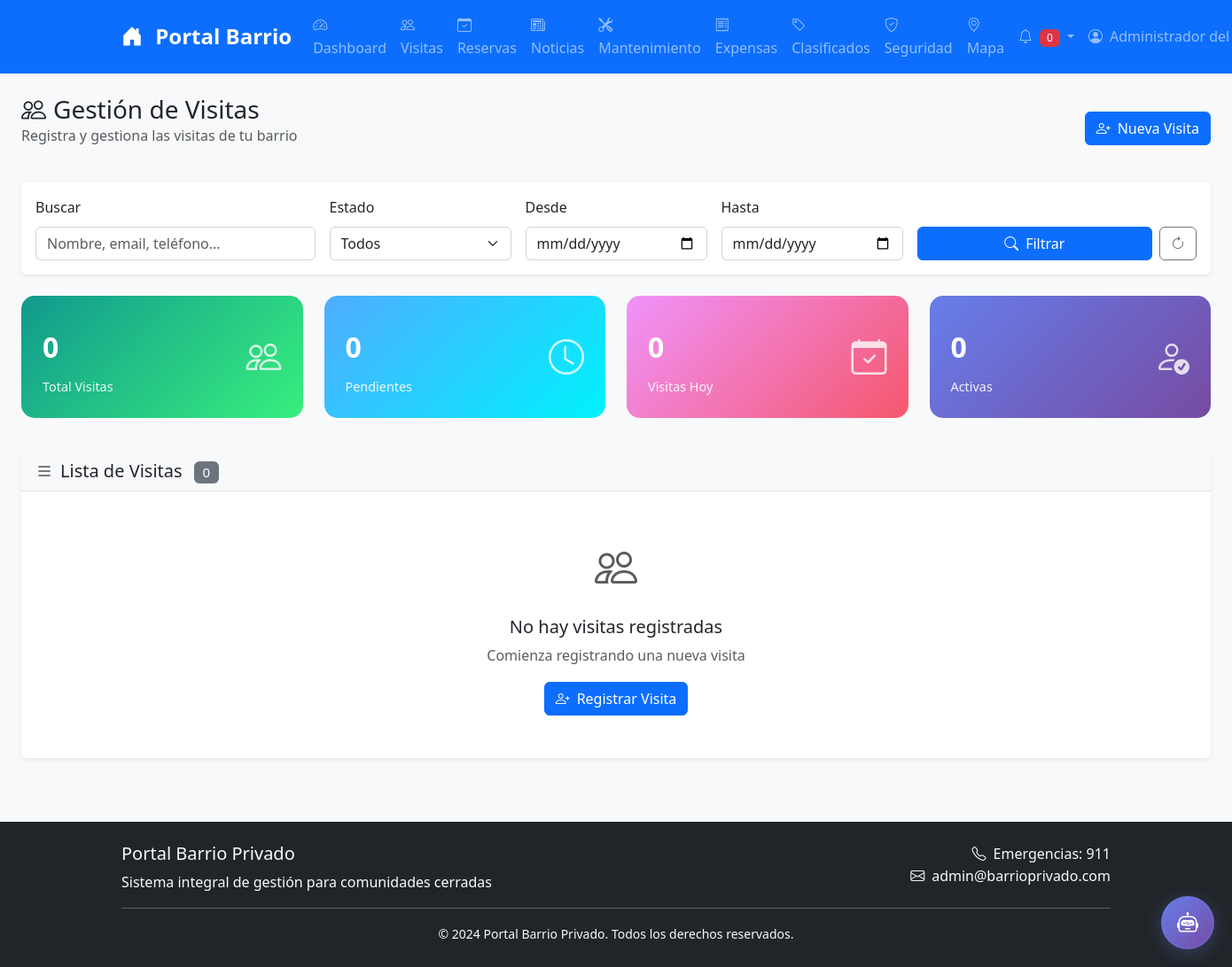
Before: /visits/ (signed in) with the older database file.
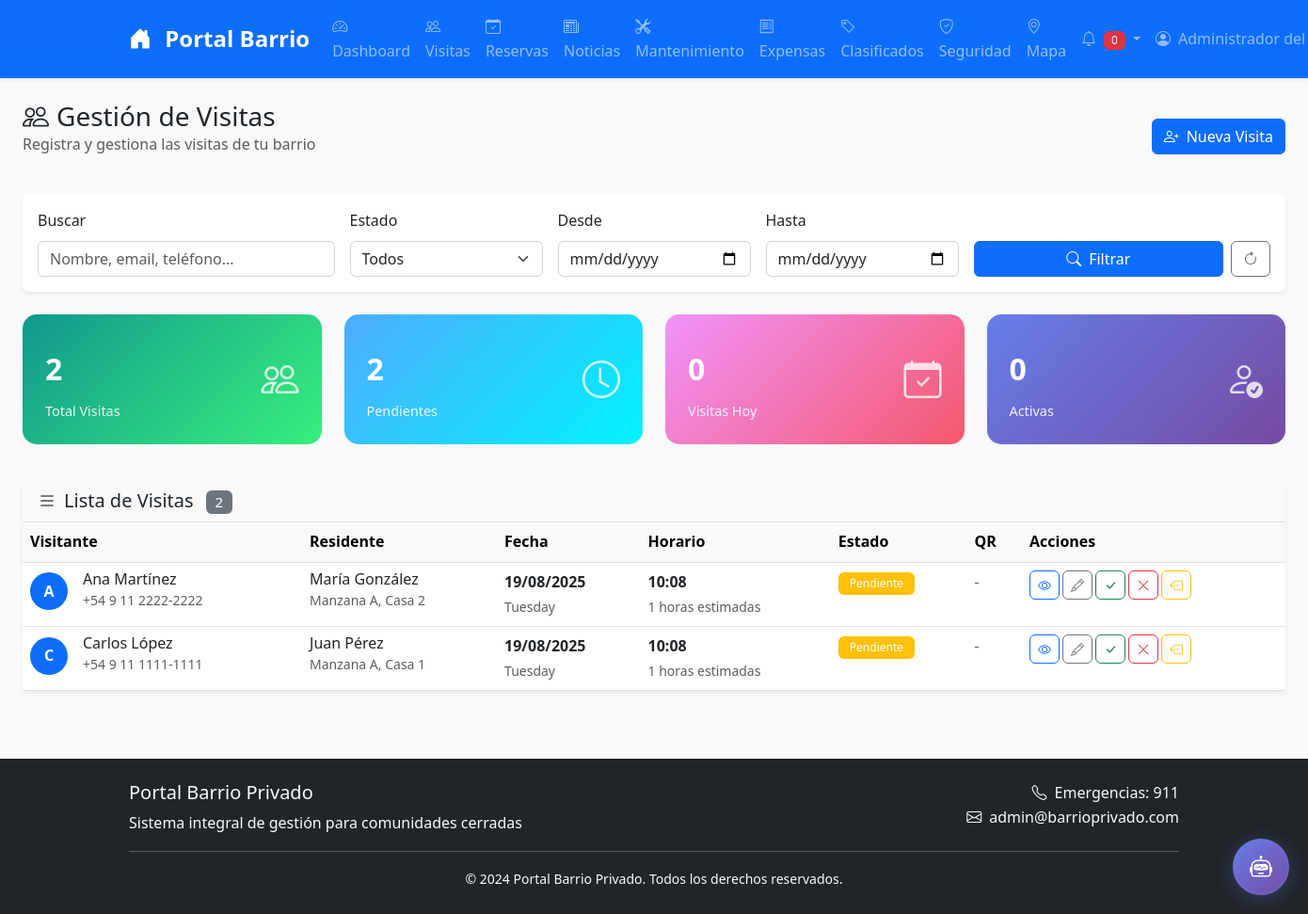
After: the same page with the newer database file.
### models.py (models this page shows, shortened)
class Visit(db.Model):
    __tablename__ = 'visits'
    id = db.Column(db.Integer, primary_key=True)
    visitor_name = db.Column(db.String(100), nullable=False)
    visitor_phone = db.Column(db.String(20))
    visitor_document = db.Column(db.String(20))
    vehicle_plate = db.Column(db.String(20))
    resident_id = db.Column(db.Integer, db.ForeignKey('users.id'), nullable=False)
    entry_time = db.Column(db.DateTime)
    exit_time = db.Column(db.DateTime)
    estimated_duration = db.Column(db.Integer, default=1)  # horas
    visit_purpose = db.Column(db.String(200))
    notes = db.Column(db.Text)
    qr_code = db.Column(db.Text)
    qr_code_id = db.Column(db.String(50), unique=True)
    status = db.Column(db.String(20), default='pending')  # pending, active, completed, cancelled
    notify_security = db.Column(db.Boolean, default=True)
    security_notified = db.Column(db.Boolean, default=False)
    created_at = db.Column(db.DateTime, default=datetime.utcnow)
    updated_at = db.Column(db.DateTime, default=datetime.utcnow, onupdate=datetime.utcnow)

class User(UserMixin, db.Model):
    __tablename__ = 'users'
    id = db.Column(db.Integer, primary_key=True)
    username = db.Column(db.String(80), unique=True, nullable=False, index=True)
    email = db.Column(db.String(120), unique=True, nullable=False, index=True)
    password_hash = db.Column(db.String(255), nullable=False)
    name = db.Column(db.String(100), nullable=False)
    role = db.Column(db.String(20), default='resident')  # resident, admin, security, maintenance
    address = db.Column(db.String(200))
    phone = db.Column(db.String(20))
    emergency_contact = db.Column(db.String(200))
    is_active = db.Column(db.Boolean, default=True)
    email_verified = db.Column(db.Boolean, default=False)
    phone_verified = db.Column(db.Boolean, default=False)
    profile_image = db.Column(db.String(200))
    created_at = db.Column(db.DateTime, default=datetime.utcnow)
    updated_at = db.Column(db.DateTime, default=datetime.utcnow, onupdate=datetime.utcnow)
    last_login = db.Column(db.DateTime)
    two_factor_enabled = db.Column(db.Boolean, default=False)
    two_factor_secret = db.Column(db.String(32))  # Secreto TOTP
    two_factor_enabled_at = db.Column(db.DateTime)
    two_factor_backup_codes = db.Column(db.Text)  # Códigos de respaldo separados por comas
    visits = db.relationship('Visit', backref='resident', lazy='dynamic', cascade='all, delete-orphan')
    reservations = db.relationship('Reservation', foreign_keys='Reservation.user_id', backref='user', lazy='dynamic', cascade='all, delete-orphan')
    news = db.relationship('News', backref='author', lazy='dynamic', cascade='all, delete-orphan')
    maintenance_requests = db.relationship('Maintenance', foreign_keys='Maintenance.user_id', backref='user', lazy='dynamic', cascade='all, delete-orphan')
    expenses = db.relationship('Expense', backref='user', lazy='dynamic', cascade='all, delete-orphan')
    classifieds = db.relationship('Classified', backref='author', lazy='dynamic', cascade='all, delete-orphan')
    security_reports = db.relationship('SecurityReport', foreign_keys='SecurityReport.user_id', backref='author', lazy='dynamic', cascade='all, delete-orphan')
    notifications = db.relationship('Notification', backref='user', lazy='dynamic', cascade='all, delete-orphan')

### routes/visits.py (the view, shortened to what this page needs)
@bp.route('/')
@login_required
def index():
    from datetime import date, timedelta
    page = request.args.get('page', 1, type=int)
    today = date.today()
    tomorrow = today + timedelta(days=1)
    if current_user.role == 'admin':
        visits = Visit.query.join(User, Visit.resident_id == User.id).order_by(Visit.created_at.desc()).paginate(
            page=page, per_page=20, error_out=False)
        total_visits = Visit.query.count()
        pending_visits = Visit.query.filter_by(status='pending').count()
        today_visits = Visit.query.filter(Visit.created_at >= today, Visit.created_at < tomorrow).count()
        active_visits = Visit.query.filter_by(status='active').count()
    stats = {
        'total_visits': total_visits,
        'pending_visits': pending_visits,
        'today_visits': today_visits,
        'active_visits': active_visits
    }
    return render_template('visits/index.html',
                         visits=visits,
                         stats=stats,
                         get_status_class=get_status_class,
                         get_status_label=get_status_label)

### performance_integration.py (called while the page is built)
    def setup_middleware(self):
        @self.app.before_request
        def before_request():
            request.start_time = datetime.now()
            logger.info(f"📥 {request.method} {request.path} - {request.remote_addr}")
        @self.app.after_request
        def after_request(response):
            if hasattr(request, 'start_time'):
                duration = (datetime.now() - request.start_time).total_seconds()
                response.headers['X-Response-Time'] = str(duration)
                if duration > 1.0:  # Más de 1 segundo
                    logger.warning(f"⚠️ Request lento: {request.path} ({duration:.2f}s)")
                else:
                    logger.info(f"📤 {request.method} {request.path} - {response.status_code} ({duration:.3f}s)")
            return response

### routes/visits.py (called while the page is built)
def get_status_class(status):
    status_classes = {
        'pending': 'bg-warning',
        'approved': 'bg-success',
        'rejected': 'bg-danger',
        'active': 'bg-info',
        'completed': 'bg-secondary',
        'cancelled': 'bg-dark'
    }
    return status_classes.get(status, 'bg-secondary')

### templates/visits/index.html (shortened to what the changed rows need)
{% extends "base.html" %}
{% block content %}
<div class="container-fluid">
    <div class="d-flex justify-content-between align-items-center mb-4">
        <div>
            <h1 class="h3 mb-0">
                <i class="bi bi-people me-2"></i>Gestión de Visitas
            </h1>
        </div>
    </div>
    <div class="row g-4 mb-4">
        <div class="col-md-3">
            <div class="dashboard-card success">
                <div class="d-flex justify-content-between align-items-center">
                    <div>
                        <div class="card-number">{{ stats.total_visits|default(0) }}</div>
                        <div class="card-label">Total Visitas</div>
                    </div>
                </div>
            </div>
        </div>
        <div class="col-md-3">
            <div class="dashboard-card info">
                <div class="d-flex justify-content-between align-items-center">
                    <div>
                        <div class="card-number">{{ stats.pending_visits|default(0) }}</div>
                        <div class="card-label">Pendientes</div>
                    </div>
                </div>
            </div>
        </div>
    </div>
    <div class="card">
        <div class="card-header">
            <h5 class="card-title mb-0">
                <i class="bi bi-list me-2"></i>Lista de Visitas
                <span class="badge bg-secondary ms-2">{{ visits.total }}</span>
            </h5>
        </div>
        <div class="card-body p-0">
            {% if visits.items %}
            <div class="table-responsive">
                <table class="table table-hover mb-0">
                    <thead class="table-light">
                        <tr>
                            <th>Visitante</th>
                            <th>Residente</th>
                            <th>Fecha</th>
                            <th>Horario</th>
                            <th>Estado</th>
                            <th>QR</th>
                            <th>Acciones</th>
                        </tr>
                    </thead>
                    <tbody>
                        {% for visit in visits.items %}
                        <tr data-visit-id="{{ visit.id }}">
                            <td>
                                <div class="d-flex align-items-center">
                                    <div class="avatar-sm bg-primary text-white rounded-circle d-flex align-items-center justify-content-center me-3">
                                        {{ visit.visitor_name[0].upper() }}
                                    </div>
                                                                         <div>
                                         <h6 class="mb-0">{{ visit.visitor_name }}</h6>
                                         <small class="text-muted">{{ visit.visitor_phone or 'Sin teléfono' }}</small>
                                     </div>
                                </div>
                            </td>
                                                         <td>
                                 <div>
                                     <h6 class="mb-0">{{ visit.resident.name if visit.resident else 'Residente no encontrado' }}</h6>
                                     <small class="text-muted">{{ visit.resident.address if visit.resident else 'Sin dirección' }}</small>
                                 </div>
                             </td>
                            <td>
                                <div>
                                    <strong>{{ visit.created_at.strftime('%d/%m/%Y') }}</strong>
                                    <br>
                                    <small class="text-muted">{{ visit.created_at.strftime('%A') }}</small>
                                </div>
                            </td>
                            <td>
                                <div>
                                    {% if visit.entry_time %}
                                        <strong>{{ visit.entry_time.strftime('%H:%M') }}</strong>
                                    {% else %}
                                        <strong>Pendiente</strong>
                                    {% endif %}
                                    <br>
                                    <small class="text-muted">{{ visit.estimated_duration }} horas estimadas</small>
                                </div>
                            </td>
                            <td>
                                <span class="badge visit-status {{ get_status_class(visit.status) }}">
                                    {{ get_status_label(visit.status) }}
                                </span>
                            </td>
                            <td>
                                {% if visit.qr_code %}
                                <button class="btn btn-sm btn-outline-primary"
                                        onclick="showQRCode('{{ visit.qr_code }}', '{{ visit.visitor_name }}')">
                                    <i class="bi bi-qr-code"></i>
                                </button>
                                {% else %}
                                <span class="text-muted">-</span>
                                {% endif %}
                            </td>
                            <td>
                                <div class="btn-group" role="group">
                                    <a href="{{ url_for('visits.show', visit_id=visit.id) }}"
                                       class="btn btn-sm btn-outline-primary" title="Ver detalles">
                                        <i class="bi bi-eye"></i>
                                    </a>
                                    {% if current_user.role in ['admin', 'security'] or visit.resident_id == current_user.id %}
                                    <a href="{{ url_for('visits.edit', visit_id=visit.id) }}"
                                       class="btn btn-sm btn-outline-secondary" title="Editar">
                                        <i class="bi bi-pencil"></i>
                                    </a>
                                    {% endif %}
                                    {% if visit.status == 'pending' and current_user.role in ['admin', 'security'] %}
                                    <button class="btn btn-sm btn-outline-success"
                                            onclick="approveVisit({{ visit.id }})" title="Aprobar">
                                        <i class="bi bi-check-lg"></i>
                                    </button>
                                    <button class="btn btn-sm btn-outline-danger"
                                            onclick="rejectVisit({{ visit.id }})" title="Rechazar">
                                        <i class="bi bi-x-lg"></i>
                                    </button>
                                    {% endif %}
                                    {% if visit.entry_time and not visit.exit_time %}
                                    <button class="btn btn-sm btn-outline-warning"
                                            onclick="checkOutVisit({{ visit.id }})" title="Check-out">
                                        <i class="bi bi-box-arrow-left"></i>
                                    </button>
                                    {% endif %}
                                </div>
                            </td>
                        </tr>
                        {% endfor %}
                    </tbody>
                </table>
            </div>
            {% else %}
            <div class="text-center py-5">
                <i class="bi bi-people text-muted" style="font-size: 3rem;"></i>
                <h5 class="mt-3">No hay visitas registradas</h5>
                <p class="text-muted">Comienza registrando una nueva visita</p>
                <a href="{{ url_for('visits.new') }}" class="btn btn-primary">
                    <i class="bi bi-person-plus me-2"></i>Registrar Visita
                </a>
            </div>
            {% endif %}
        </div>
    </div>
</div>
{% endblock %}

Changed rows visible on the page:
added Visit: visitor_name "A", visitor_name "Ana Martínez", visitor_phone "+54 9 11 2222-2222", resident "María González", resident "Manzana A, Casa 2", created_at "19/08/2025", created_at "Tuesday", entry_time "10:08", estimated_duration "1", status "Pendiente"
added Visit: visitor_name "C", visitor_name "Carlos López", visitor_phone "+54 9 11 1111-1111", resident "Juan Pérez", resident "Manzana A, Casa 1", created_at "19/08/2025", created_at "Tuesday", entry_time "10:08", estimated_duration "1", status "Pendiente"
Other visible differences:
{{ stats.total_visits|default(0) }}: "0" → "2"
{{ stats.pending_visits|default(0) }}: "0" → "2"
{{ visits.total }}: "0" → "2"
text no longer shown: "No hay visitas registradas Comienza registrando una nueva visita Registrar Visita"
text now shown: "Visitante Residente Fecha Horario Estado QR Acciones"
